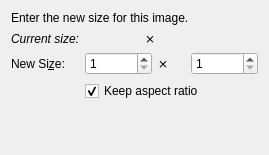
<?xml version="1.0" encoding="UTF-8"?>
<ui version="4.0">
 <class>ResizeImageWidget</class>
 <widget class="QWidget" name="ResizeImageWidget">
  <property name="geometry">
   <rect>
    <x>0</x>
    <y>0</y>
    <width>269</width>
    <height>155</height>
   </rect>
  </property>
  <property name="windowTitle">
   <string>Image Resizing</string>
  </property>
  <layout class="QFormLayout" name="formLayout">
   <item row="0" column="0" colspan="2">
    <widget class="QLabel" name="label_3">
     <property name="text">
      <string>Enter the new size for this image.</string>
     </property>
    </widget>
   </item>
   <item row="1" column="0">
    <widget class="QLabel" name="label">
     <property name="font">
      <font>
       <italic>true</italic>
      </font>
     </property>
     <property name="text">
      <string>Current size:</string>
     </property>
     <property name="alignment">
      <set>Qt::AlignRight|Qt::AlignTrailing|Qt::AlignVCenter</set>
     </property>
    </widget>
   </item>
   <item row="1" column="1">
    <layout class="QHBoxLayout" name="horizontalLayout">
     <item>
      <widget class="QLabel" name="mOriginalWidthLabel">
       <property name="font">
        <font>
         <italic>true</italic>
        </font>
       </property>
       <property name="text">
        <string/>
       </property>
       <property name="textInteractionFlags">
        <set>Qt::LinksAccessibleByMouse|Qt::TextSelectableByMouse</set>
       </property>
      </widget>
     </item>
     <item>
      <widget class="QLabel" name="label_6">
       <property name="font">
        <font>
         <italic>true</italic>
        </font>
       </property>
       <property name="text">
        <string notr="true">⨯</string>
       </property>
      </widget>
     </item>
     <item>
      <widget class="QLabel" name="mOriginalHeightLabel">
       <property name="font">
        <font>
         <italic>true</italic>
        </font>
       </property>
       <property name="text">
        <string/>
       </property>
       <property name="textInteractionFlags">
        <set>Qt::LinksAccessibleByMouse|Qt::TextSelectableByMouse</set>
       </property>
      </widget>
     </item>
    </layout>
   </item>
   <item row="2" column="0">
    <widget class="QLabel" name="label_2">
     <property name="text">
      <string>New Si&amp;ze:</string>
     </property>
     <property name="buddy">
      <cstring>mWidthSpinBox</cstring>
     </property>
    </widget>
   </item>
   <item row="2" column="1">
    <layout class="QHBoxLayout" name="horizontalLayout_2">
     <item>
      <widget class="QSpinBox" name="mWidthSpinBox">
       <property name="minimum">
        <number>1</number>
       </property>
       <property name="maximum">
        <number>100000</number>
       </property>
      </widget>
     </item>
     <item>
      <widget class="QLabel" name="label_4">
       <property name="text">
        <string notr="true">⨯</string>
       </property>
      </widget>
     </item>
     <item>
      <widget class="QSpinBox" name="mHeightSpinBox">
       <property name="minimum">
        <number>1</number>
       </property>
       <property name="maximum">
        <number>100000</number>
       </property>
      </widget>
     </item>
    </layout>
   </item>
   <item row="3" column="1">
    <widget class="QCheckBox" name="mKeepAspectCheckBox">
     <property name="text">
      <string>Keep aspect ratio</string>
     </property>
     <property name="checked">
      <bool>true</bool>
     </property>
    </widget>
   </item>
  </layout>
 </widget>
 <resources/>
 <connections/>
</ui>
